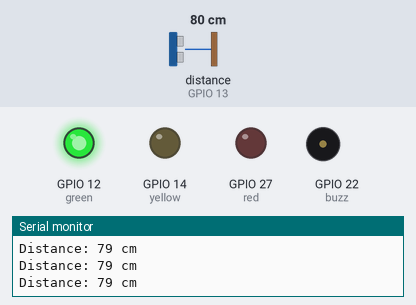
The sketch below on a simulated ESP32. Parts: output pins drawn as LEDs (lit = HIGH), buzzer (waves = sounding, pin HIGH), the last lines printed to the serial monitor. Wiring (inferred from the names in the program): ultrasonic range finder: trigger GPIO 16; echo GPIO 13. The inputs (shaded band) are chosen by the test bench; at power-on: distance to the obstacle (sensor on GPIO 13) 80 cm. The echo pulse lasts 58.3 µs per cm; pins used as bus, display or sensor lines are not drawn.

Above: at 1.2 s.
1.3 s: distance to the obstacle (sensor on GPIO 13) set to 35 cm
2.8 s: distance to the obstacle (sensor on GPIO 13) set to 29 cm
At 3.1 s:
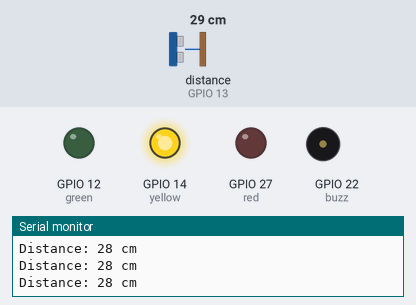
4.3 s: distance to the obstacle (sensor on GPIO 13) set to 13 cm
5.8 s: distance to the obstacle (sensor on GPIO 13) set to 9 cm
At 6.2 s:
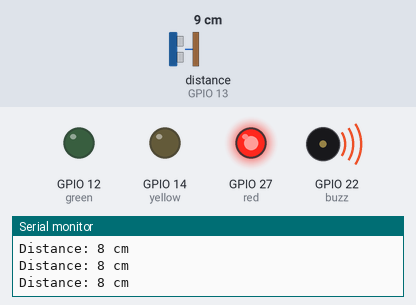
7.3 s: distance to the obstacle (sensor on GPIO 13) set to 18 cm
At 8.0 s:
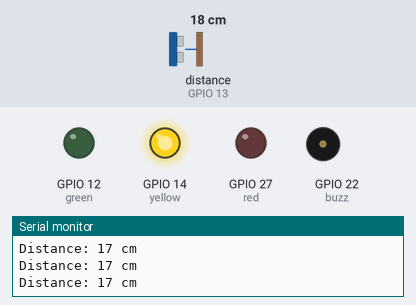
8.8 s: distance to the obstacle (sensor on GPIO 13) set to 2 cm
At 9.9 s:
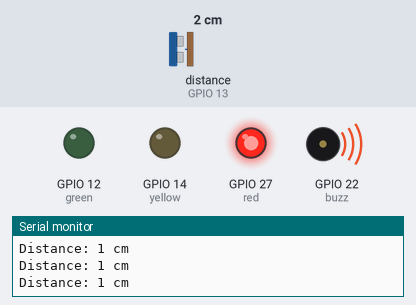
Timing chart, 0 to 11.3 s (numbered marks = the images above; inputs shaded):
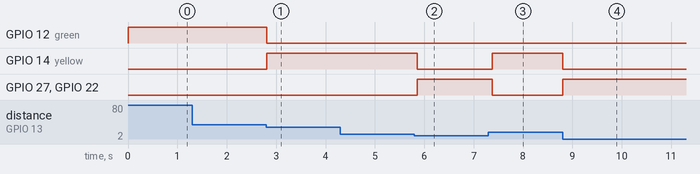

The sketch:

Parking_Sensor_code.ino
```cpp
// Definirea pinilor pentru senzorul HC-SR04
const int trigPin = 16; // D16 pe ESP32 sau D7 pe Arduino Nano
const int echoPin = 13; // D13 pe ESP32 sau D6 pe Arduino Nano
// Definirea pinului pentru LED
const int red = 27;
const int yellow = 14;
const int green = 12;
const int buzz = 22;
long duration;
int distance;
void setup() {
// Inițializarea pinilor
pinMode(trigPin, OUTPUT);
pinMode(echoPin, INPUT);
pinMode(red, OUTPUT);
pinMode(yellow, OUTPUT);
pinMode(green, OUTPUT);
pinMode(buzz, OUTPUT);
// Inițializarea serial pentru debug
Serial.begin(9600);
}
void loop() {
// Trimiterea semnalului de trigger către senzor HC-SR04
digitalWrite(trigPin, LOW);
delayMicroseconds(2);
digitalWrite(trigPin, HIGH);
delayMicroseconds(10);
digitalWrite(trigPin, LOW);
// Citirea duratei pulsului de la senzor (în microsecunde)

duration = pulseIn(echoPin, HIGH);
// Calcularea distanței în centimetri
distance = duration * 0.034 / 2;
// Afisarea distanței în Serial Monitor
Serial.print("Distance: ");
Serial.print(distance);
Serial.println(" cm");
// Verificarea distanței și controlul LED-ului
if (distance > 30)
{
digitalWrite(green, HIGH); // Aprindere LED verde
digitalWrite(yellow, LOW);
digitalWrite(red, LOW);
digitalWrite(buzz, LOW);
}
else if (distance >10)
{
digitalWrite(green, LOW);
digitalWrite(yellow, HIGH); // Aprindere LED galben
digitalWrite(red, LOW);
digitalWrite(buzz, LOW);
}
else
{
digitalWrite(green, LOW);
digitalWrite(yellow, LOW);
digitalWrite(red, HIGH); // Aprindere LED rosu
digitalWrite(buzz, HIGH); // Semnal buzzer
}
// Așteptare pentru următoarea măsurătoare
delay(100);
}
```

Measured:
- the behaviour switches between 32 and 31 cm on distance to the obstacle (sensor on GPIO 13) (found by bisection; images 0 and 1)
- the behaviour switches between 12 and 11 cm on distance to the obstacle (sensor on GPIO 13) (found by bisection; images 1 and 2)
- after the input at 2.8 s, GPIO 12 (green): HIGH → LOW at once; GPIO 14 (yellow): LOW → HIGH at once
- after the input at 5.8 s, GPIO 14 (yellow): HIGH → LOW after 0.06 s; GPIO 27 (red), GPIO 22 (buzz): LOW → HIGH after 0.06 s
- after the input at 7.3 s, GPIO 14 (yellow): LOW → HIGH after 0.08 s; GPIO 27 (red), GPIO 22 (buzz): HIGH → LOW after 0.08 s
- after the input at 8.8 s, GPIO 14 (yellow): HIGH → LOW at once; GPIO 27 (red), GPIO 22 (buzz): LOW → HIGH at once
